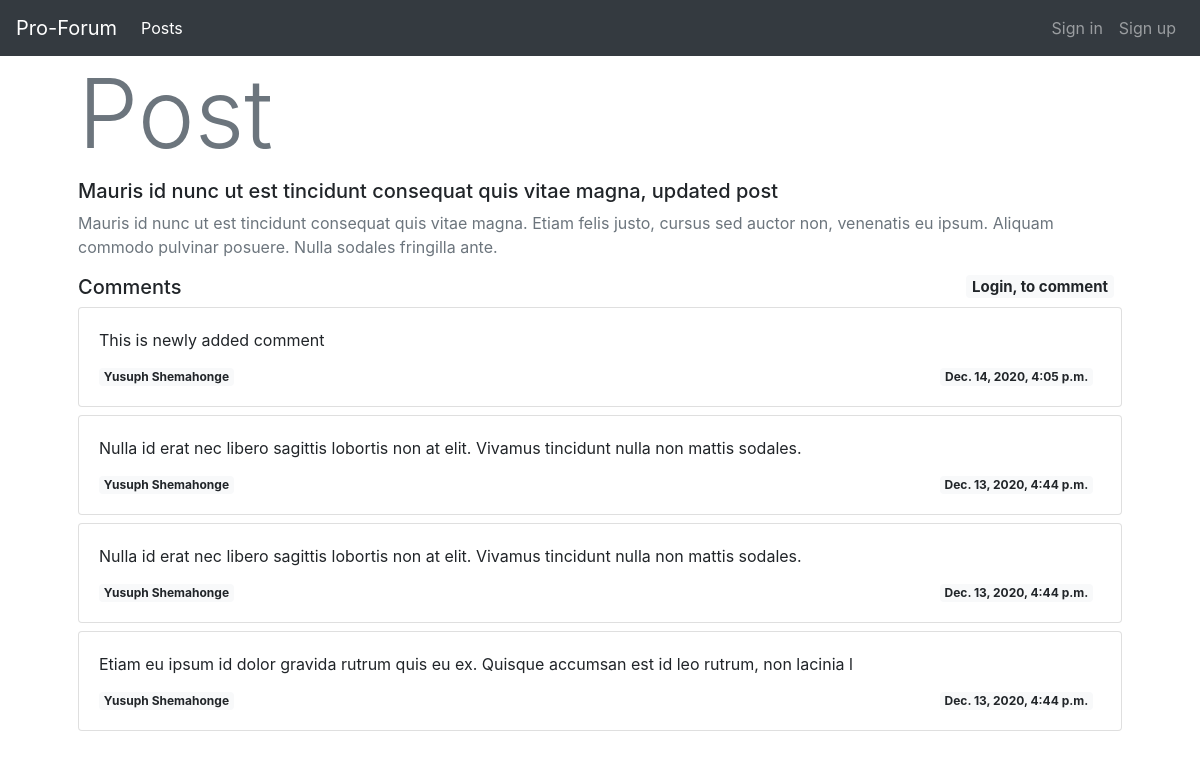
The app's page /posts/5 with its own data.
### posts/models.py (models this page shows, shortened)
class Post(models.Model):
    owner = models.ForeignKey(User, on_delete=models.CASCADE)
    title = models.CharField(max_length=200)
    body = models.TextField()
    date_added = models.DateTimeField(auto_now_add=True)

class Comment(models.Model):
    post = models.ForeignKey(Post, on_delete=models.CASCADE)
    owner = models.ForeignKey(User, on_delete=models.CASCADE)
    text = models.TextField()
    date_added = models.DateTimeField(auto_now_add=True)
    def __str__(self):
        return f"{self.text[:100]}"

### posts/views.py (the view)
# urls.py: path('posts/<int:post_id>', views.post, name='post'),  # post page
def post(request, post_id):
    forum_post = Post.objects.get(id=post_id)
    post_comments = forum_post.comment_set.order_by('-date_added')
    context = {'forum_post': forum_post, 'post_comments': post_comments}
    return render(request, 'posts/post.html', context)

### posts/templates/posts/post.html (shortened to what this page needs)
{% extends 'posts/base.html' %}
{% block page_header %}
    <h1 class="display-1 text-muted">Post</h1>
{% endblock page_header %}
{% block content %}
    <h5 class="">{{ forum_post.title }} </h5>
    <p class="card-text text-muted mb-3">{{ forum_post.body }}</p>
    <h5 class="my-2">Comments
    {% if user.is_authenticated %}
        <small ><a class="mx-2 badge badge-light float-right" href="{% url 'posts:new_comment' forum_post.id %}">Add Comment</a></small>
    {% else %}
        <small class="mx-2 badge badge-light float-right">Login, to comment</small>
    {% endif %}
    </h5>
            {% for post_comment in post_comments %}
            <div class="card my-2">
                <div class="card-body">
                    <p class="card-text">{{ post_comment }}</p>
                    <small class="badge badge-light float-left">{{ post_comment.owner.get_full_name }}</small>
                    <small class="badge badge-light float-right mx-2">{{ post_comment.date_added }}</small>
                </div>
            </div>
            {% endfor %}
{% endblock content %}

### posts/templates/posts/base.html (shortened to what this page needs)
{% load bootstrap4 %}
<!DOCTYPE html>
<html lang="en">
<head>
    {% bootstrap_css%}
</head>
<body>
    <nav class="navbar navbar-expand-lg navbar-dark bg-dark">
        <a class="navbar-brand" href=" {% url 'posts:home' %} ">Pro-Forum</a>
        <div class="collapse navbar-collapse" id="navbarNav">
          <ul class="navbar-nav">
            <li class="nav-item active">
              <a class="nav-link" href=" {% url 'posts:posts' %} ">Posts<span class="sr-only">(current)</span></a>
            </li>
          </ul>
          <ul class="navbar-nav ml-auto">
            {% if user.is_authenticated %}
                <li class="nav-item">
                    <span class="nav-link">Hello, {{ user.get_full_name }}</span>
                </li>
                <li class="nav-item">
                    <a class="nav-link text-danger" href=" {% url 'users:confirm_logout' %} ">Sign out</a>
                </li>
            {% else %}
                <li class="nav-item">
                    <a class="nav-link" href=" {% url 'users:login' %} ">Sign in</a>
                </li>
                <li class="nav-item">
                    <a class="nav-link" href=" {% url 'users:register' %}">Sign up</a>
                </li>
            {% endif %}
          </ul>
        </div>
      </nav>
      <div class="container px-5 pb-5">
        {% block page_header %}
        {% endblock page_header %}
        {% block content %}
        {% endblock content %}
      </div>
</body>
</html>

### records on screen
Post: title "Mauris id nunc ut est tincidunt consequat quis vitae magna, updated post", body "Mauris id nunc ut est tincidunt consequat quis vitae magna. Etiam felis justo, cursus sed auctor non, venenatis eu ipsum. Aliquam commodo pulvinar posuere. Nulla sodales fringilla ante."
Comment: text "This is newly added comment", owner.get_full_name "Yusuph Shemahonge", date_added "Dec. 14, 2020, 4:05 p.m."
Comment: text "Nulla id erat nec libero sagittis lobortis non at elit. Vivamus tincidunt nulla non mattis sodales.", owner.get_full_name "Yusuph Shemahonge", date_added "Dec. 13, 2020, 4:44 p.m."
Comment: text "Nulla id erat nec libero sagittis lobortis non at elit. Vivamus tincidunt nulla non mattis sodales.", owner.get_full_name "Yusuph Shemahonge", date_added "Dec. 13, 2020, 4:44 p.m."
Comment: text "Etiam eu ipsum id dolor gravida rutrum quis eu ex. Quisque accumsan est id leo rutrum, non lacinia l", owner.get_full_name "Yusuph Shemahonge", date_added "Dec. 13, 2020, 4:44 p.m."
